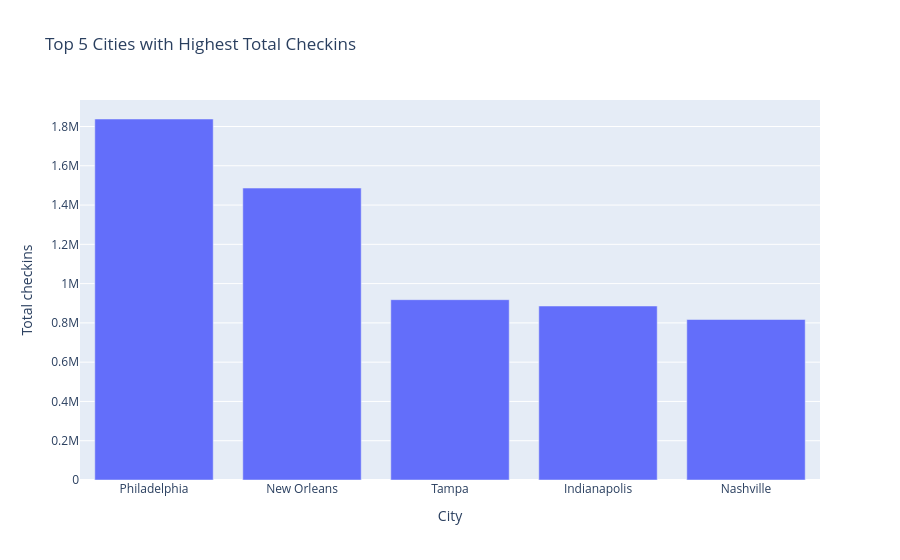

Notebook code cell kept with this figure:
### Code cell
# Top 5 cities with more checkins
top_checkins = Checks_in.sort_values(by='total_checkins', ascending=False).head(5)
fig = px.bar(
    top_checkins,
    x='city',
    y='total_checkins',
    title='Top 5 Cities with Highest Total Checkins',
    labels={
        'city': 'City',
        'total_checkins': 'Total Checkins'
    },
    hover_data={'city': True}, # Format hover data as percentage
    color_discrete_sequence=px.colors.qualitative.Plotly # Use a nice color sequence
)
fig.update_layout(xaxis_title='City', yaxis_title='Total checkins')
fig.show()

### Figure 1 — Plotly figure (JSON) as saved in the notebook; plotly's stock layout.template omitted (floating-point values rounded to 4 significant figures)
{"data": [{"hovertemplate": "City=%{x}<br>Total Checkins=%{y}<extra></extra>", "legendgroup": "", "marker": {"color": "#636EFA", "pattern": {"shape": ""}}, "name": "", "orientation": "v", "showlegend": false, "textposition": "auto", "type": "bar", "x": ["Philadelphia", "New Orleans", "Tampa", "Indianapolis", "Nashville"], "xaxis": "x", "y": [1838206, 1486495, 918203, 886001, 817283], "yaxis": "y"}], "layout": {"barmode": "relative", "legend": {"tracegroupgap": 0}, "title": {"text": "Top 5 Cities with Highest Total Checkins"}, "xaxis": {"anchor": "y", "domain": [0, 1], "title": {"text": "City"}}, "yaxis": {"anchor": "x", "domain": [0, 1], "title": {"text": "Total checkins"}}}}
